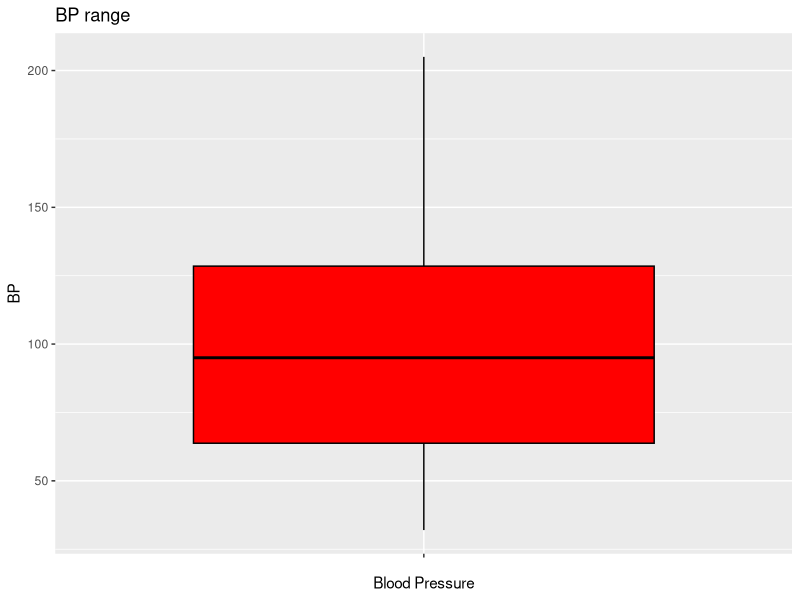
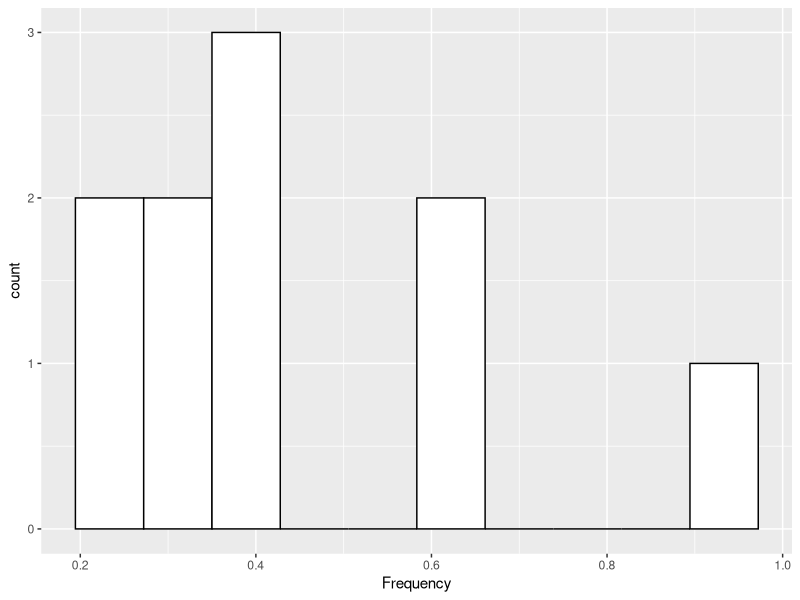

Recreate these plots in R, in order.
## ---- chunk 1
library(ggplot2)
## ---- chunk 2
# We will just copy and paste the rows from above, and do some cleanup as we
# build a dataframe
rawData<-c("0.6","103","bad","low","low","0.3","87","bad","low","high","0.4","32","bad","high","low","0.4","42","bad","high","high","0.2","59","good","low","low","0.6","109","good","low","high","0.3","78","good","high","low","0.4","205","good","high","high","0.9","135","NA","high","high","0.2","176","bad","high","high")

# punching it through a matrix and then into a dataframe will clean things up
# quickly and easily. Yes, we could combine some of these lines.
dataMatrix<-matrix(rawData, ncol=5, byrow =TRUE)

myFrame <- as.data.frame(dataMatrix)

# add our column names
colnames(myFrame) <- c("Frequency", "BP", "First", "Second", "Decision")

# convert to numerics to make graphing possible
myFrame$Frequency <- as.numeric(myFrame$Frequency)
myFrame$BP <- as.numeric(myFrame$BP)

str(myFrame)
## ---- chunk 3
# we are "faking" an x to get a boxplot of 1 dimension from r

ggplot(myFrame, aes(x="", y=BP)) + 
  geom_boxplot(fill='red', colour='black') +
  labs(title = "BP range", x="Blood Pressure") +
  theme_grey()

# ggplot(myFrame, aes(x="")) + 
#   geom_boxplot(data = myFrame, aes(y=Frequency)) +
#   labs(title = "Frequency of Hospital Visits", x="Visits") +
#   theme_grey()




## ---- chunk 4
ggplot(myFrame, aes(x=Frequency)) +
  geom_histogram(bins=10, color='black', fill='white')



